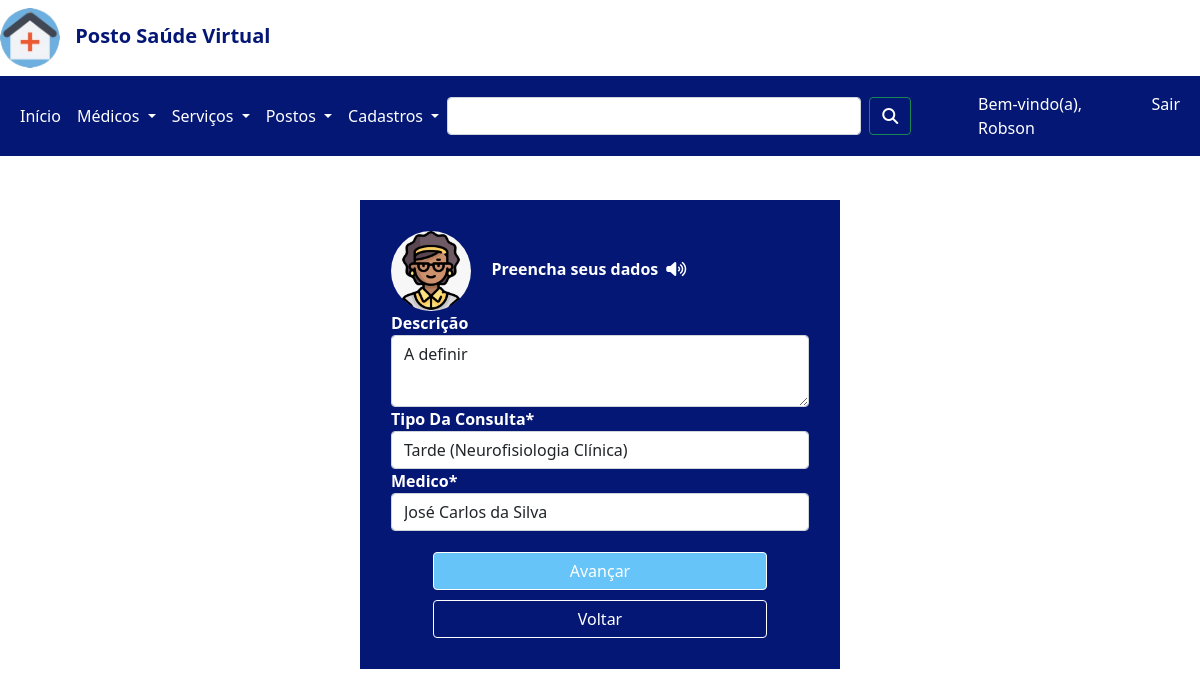
The app's page /cadastros/editar/descricao/1 (signed in) with its own data.
### cadastros/models.py (models this page shows, shortened)
class Consulta(models.Model):
    descricao = models.TextField(verbose_name='Descrição' ,max_length=256, null=True, blank=True)
    tipo_Da_Consulta = models.ForeignKey(AgendarConsulta, on_delete=models.PROTECT)
    medico = models.ForeignKey(Medico, on_delete=models.PROTECT)

class AgendarConsulta(models.Model):
    tipo_Da_Consulta = models.CharField(max_length=256, unique=True)
    turno = models.CharField(max_length=5)
    dia_Da_Semana = models.CharField(max_length=13)
    status = models.BooleanField(default=True)
    def __str__(self):
        return "{} ({})".format(self.turno, self.tipo_Da_Consulta)

### cadastros/views.py (the view)
# urls.py: path('editar/descricao/<int:pk>', login_required(ConsultaUpdateView.as_view()), name='editar-consulta-descricao'),
class ConsultaUpdateView(GroupRequiredMixin, UpdateView):
    group_required = u"Administrador"
    model = Consulta
    form_class = ConsultaForm
    success_url = '/'
    template_name = 'cadastros/agendamento.html'

### cadastros/forms.py
class ConsultaForm(forms.ModelForm):
    class Meta:
        model = Consulta
        fields = ('descricao', 'tipo_Da_Consulta', 'medico')

### cadastros/models.py (called while the page is built)
    def __str__(self):
        return self.nome_Completo

### cadastros/templates/cadastros/agendamento.html (shortened to what this page needs)
{% extends 'base.html' %}
{% load static %}
{% load crispy_forms_tags %}
{% block conteudo %}
<link rel="stylesheet" href="{% static 'css/agendamento.css' %}">
<body>
    <div class="cadastroUsuario">
        <div class="atendenteAg">
            <header class="header-atendente">
                <img class="atendente-img" src="{% static 'img/atendente.png' %}">
                <span><strong id="atendente-voice">&nbsp; Preencha seus dados<i class="fa-solid fa-volume-high" id="sound"></i></strong></span>
            </header>
        </div>
        <form method="post">
            {{ form|crispy}}
            <button class="btn btn-success" id="cadastrarUsuario" type="submit">Avançar</button>
        </form>
        <a href="javascript:history.back()"><button class="btn btn-success" id="cadastrarUsuario1" >Voltar</button></a>
    </div>
</body>
{% endblock %}

### templates/base.html (shortened to what this page needs)
{% load static %}
<!DOCTYPE html>
<html lang="pt-br">
<head>
    <link href="https://cdn.jsdelivr.net/npm/bootstrap@5.1.3/dist/css/bootstrap.min.css" rel="stylesheet">
    <link rel="stylesheet" href="https://cdn.jsdelivr.net/npm/bootstrap-icons@1.8.1/font/bootstrap-icons.css">
    <link rel="stylesheet" href="{% static 'css/base.css' %}">
</head>
<body>
  {% block menu %}
  <div class="cabecalho-logo">
    <header class="cabecalho">
      <img class="logo" src="{% static 'img/my-logo.png' %}">
      <span><strong>Posto Saúde Virtual</strong></span>
    </header>
  </div>
  <div class="menu">
    <nav class="navbar navbar-expand-lg">
      <div class="container-fluid">
        <div class="collapse navbar-collapse" id="navbarSupportedContent">
          <ul class="navbar-nav me-auto mb-2 mb-lg-0">
            <li class="nav-item">
              <a class="nav-link activate" aria-current="page" href="{% url 'pages:home' %}" id="first-menu">Início</a>
            </li>
            <li class="nav-item dropdown">
              <a class="nav-link dropdown-toggle" href="#" id="navbarDropdown" role="button" data-bs-toggle="dropdown" aria-expanded="false">
                Médicos
              </a>
            </li>
            <li class="nav-item dropdown">
              <a class="nav-link dropdown-toggle" href="#" id="navbarDropdown" role="button" data-bs-toggle="dropdown" aria-expanded="false">
                Serviços
              </a>
            </li>
            <li class="nav-item dropdown">
              <a class="nav-link dropdown-toggle" href="#" id="navbarDropdown" role="button" data-bs-toggle="dropdown" aria-expanded="false">
                Postos
              </a>
            </li>
            {% if user.is_authenticated %}
            <li class="nav-item dropdown">
              <a class="nav-link dropdown-toggle" href="#" id="navbarDropdown" role="button" data-bs-toggle="dropdown" aria-expanded="false">
                Cadastros
              </a>
            </li>
            {% endif %}
          </ul>
          <form class="d-flex">
            <input class="form-control me-2" type="search" aria-label="Search">
            <button class="btn btn-outline-success" type="submit"><i class="fa-solid fa-magnifying-glass"></i></button>
          </form>
          <ul class="navbar-nav me-auto mb-2 mb-lg-0">
            {% if user.is_authenticated %}
            <li class="nav-item">
              <a class="nav-link disabled" href="#" id="first-menu">Bem-vindo(a), {{ user.get_username }}</a>
            </li>
            <li class="nav-item">
              <a class="nav-link" href="{% url 'account_logout' %}" id="first-menu">Sair</a>
            </li>
            {% endif %}
          </ul>
        </div>
      </div>
    </nav>
  </div>
  {% endblock %}
  {% block conteudo %}
  {% endblock %}
</body>
</html>

### static/css/base.css (style rules this page uses)
.cabecalho { width: 23vw; color: #051775; font-size: 15pt; }
.logo { width: 5vw; border-radius: 100%; }
strong { margin-left: 0.5em; }
.cabecalho-logo { margin-top: 0.5em; }
.menu { margin-top: 0.5em; }
.navbar { background-color: #051775; }
#first-menu { color: #ffffff; }
#navbarDropdown { color: #ffffff; }
.d-flex { width: 40vw; margin-right: 5%; }
.btn { background: none; color: #ffffff; }

### static/css/agendamento.css (style rules this page uses)
.atendente-img { height: 10vh; border-radius: 100%; }
#atendente-voice { background-color: #051775; color: #ffffff; border-radius: 50px 50px 50px 50px; }
#sound { margin: 0.5em; }
.cadastroUsuario { position: absolute; width:40%; border: 1px solid #051775; padding: 30px 30px; top: 25%; left:30%; background-color: #051775; }
#cadastrarUsuario1 { margin-top: 10px; width: 80%; margin-left: 10%; background-color:#051775; border-color: white; }
form { background-color: #051775; }
label { color: white; font-weight: bold; }
textarea { width: 100%; height: 9vh; }
input { width: 100%; background-color:white; }
#cadastrarUsuario { width: 80%; margin-left: 10%; background-color: #66C4F9; border-color: white; margin-top: 5%; }

### records on screen
Consulta: descricao "A definir", medico "José Carlos da Silva"
AgendarConsulta: tipo_Da_Consulta "Tarde (Neurofisiologia Clínica)"

### other values on screen
{{ user.get_username }} "Robson"
